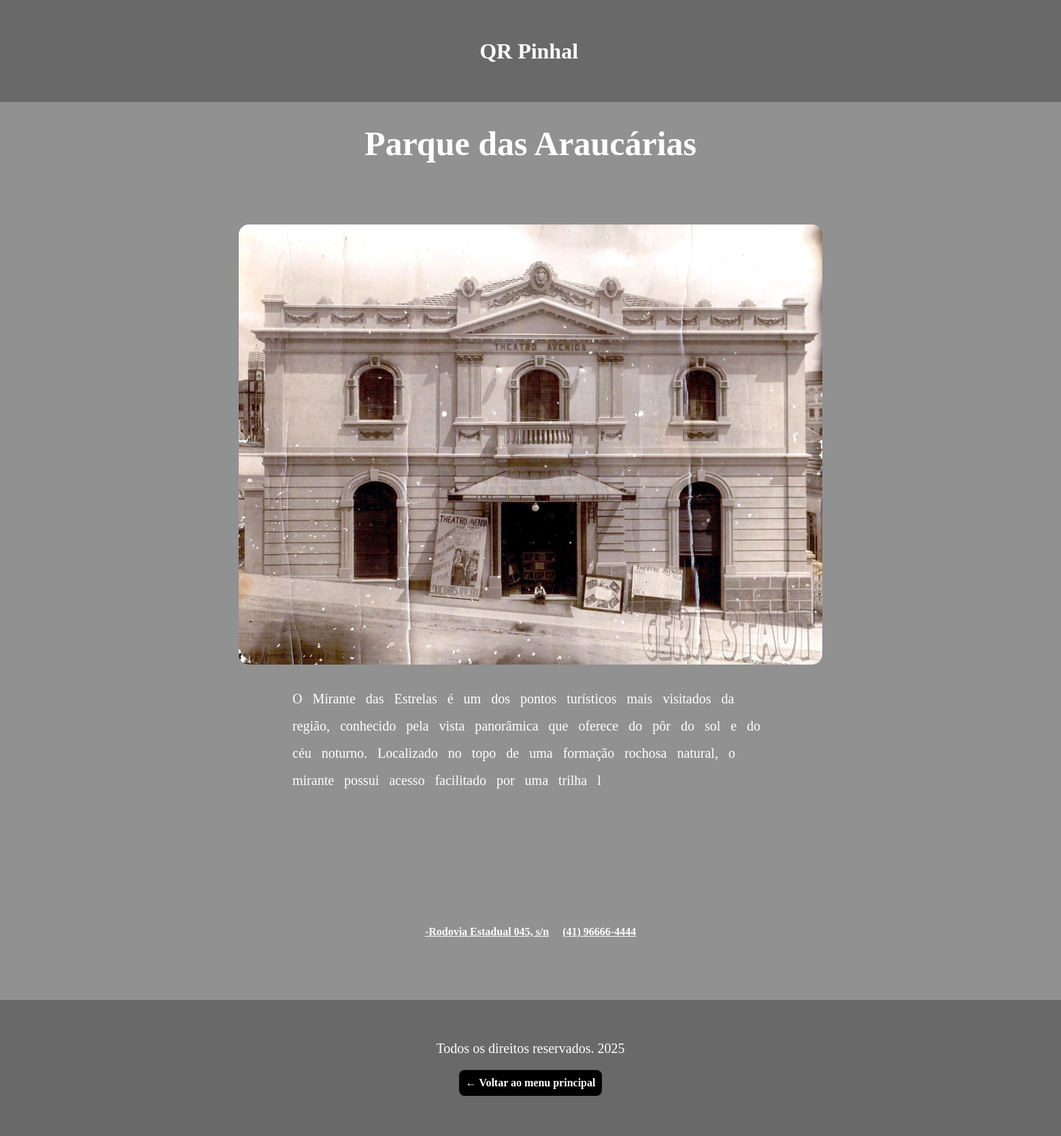
The page /detalhes.php?id=8 on the database its author committed.
### tables this page shows
CREATE TABLE tb_turismo (
id_turismo			INT NOT NULL AUTO_INCREMENT,
titulo				VARCHAR(255) NOT NULL,
endereco				TEXT NOT NULL,
imagem            varchar(255) NOT NULL,
informacoes       VARCHAR(255) NOT NULL,
telefone       VARCHAR(20) NOT NULL,
id_categoria     INT,
PRIMARY KEY(id_turismo)
);

### detalhes.php (the view, shortened to what this page needs)
<?php
include 'conexao.php';
$id = isset($_GET['id']) ? (int) $_GET['id'] : 0;
$sql = "SELECT titulo, endereco, imagem, informacoes, telefone FROM tb_turismo WHERE id_turismo = $id";
$consulta = mysqli_execute_query($conexao, $sql);
$dados = mysqli_fetch_assoc($consulta);
?>
<!DOCTYPE html>
<html lang="pt-BR">
<head>
    <link rel="stylesheet" href="style_detalhes.css">
<body>
    <header>
        <h1>
            QR Pinhal
        </h1>
    </header>
    <?php if ($dados): ?>
        <?php
        echo '
<article>
<nav>
    <h1>' . htmlspecialchars($dados["titulo"]) . '</h1>
</nav>
    <div id="img_principal">
        <img src="img/dados_imagem/' . htmlspecialchars($dados['imagem']) . '" alt="Imagem do artigo">
         <p>' . nl2br(htmlspecialchars($dados["informacoes"])) . '</p>
    </div>
    <div id="local_contato">
    <h4>-' . nl2br(htmlspecialchars($dados["endereco"])) . '</h4>
<h4>' .
            (empty($dados["telefone"])
                ? "- Não possui telefone"
                : nl2br(htmlspecialchars($dados["telefone"])))
            . '</h4>
    </div>
</article>
';
        ?>
    <?php else: ?>
        <h2>Artigo não encontrado.</h2>
    <?php endif; ?>
    <footer>
        <p>Todos os direitos reservados. 2025</p>
        <a href="index.php">← Voltar ao menu principal</a>
    </footer>
</body>
</html>

### style_detalhes.css (style rules this page uses)
* { margin: 0; border: 0 ; text-decoration: none; box-sizing:border-box; padding: 0; color: white; }
body { background-repeat: no-repeat; background-size:cover; display: flex; flex-direction: column; align-items: center; }

### rows shown on the page
tb_turismo: titulo "Parque das Araucárias", imagem (picture), informacoes "O Mirante das Estrelas é um dos pontos turísticos mais visitados da região, conhecido pela vista panorâmica que oferece do pôr do sol e do céu noturno. Localizado no topo de uma formação rochosa natural, o mirante possui acesso facilitado por uma trilha l", endereco "Rodovia Estadual 045, s/n", telefone "(41) 96666-4444"
